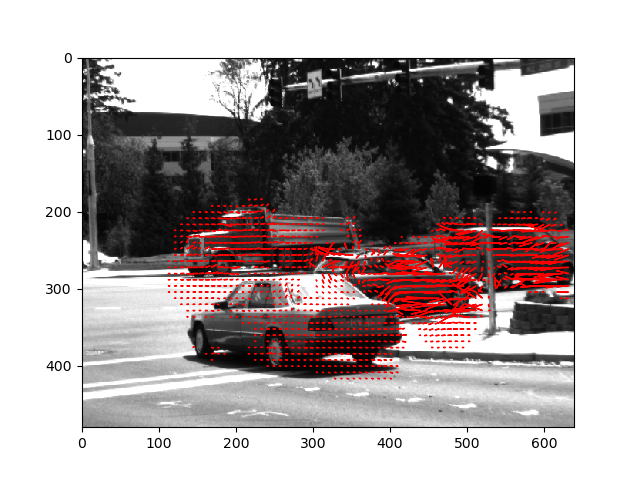

Write Python code to recreate this figure.
import numpy as np
import matplotlib.pyplot as plt
from numpy import linalg as LA
import cv2 as cv
import math
import matplotlib.cm as cm
from scipy.signal import convolve2d
from scipy.ndimage.filters import convolve as filter2
import random

def gaussian(sigma,x,y):
    ''' Gaussian Distribution function  '''
    a= 1/(np.sqrt(2*np.pi)*sigma)
    b=math.exp(-(x**2+y**2)/(2*(sigma**2)))
    c = a*b
    return a*b

def gaussian_kernel(sigma ):
    ''' Compute Gaussian Kernel '''
    G=np.zeros((5,5))
    for i in range(-2,3):
        for j in range(-2,3):
            G[i+1,j+1]=gaussian(sigma,i,j)
    return G


def Hs_Expand(image,factor):
    ''' Expand image by facor times'''
    N, M = image.shape
    newN = int(N * factor)
    newM = int(M * factor)
    #G = gaussian_kernel(0.15)
    newImage =cv.resize(image, (newM,newN), interpolation = cv.INTER_LINEAR).astype(float)
    #newImage=convolve2d(newImage,G,mode='same')
    return newImage

'''def Hs_Expand_Iterative(Img,Level,factor,sigma):
    if Level==0:#level 0 means current level i.e. no change
        return Img
    i=0
    newImage=cv.imread(Img,0)
    while(i<Level):
        newImage=Hs_Expand(newImage,factor,sigma)
        i=i+1
    return newImage'''

def Hs_extract(Image,factor):
    N, M = Image.shape
    newN = int(N/ factor)
    newM = int(M / factor)
    #G = gaussian_kernel(sigma)
    newImage =cv.resize(Image, (newM,newN), interpolation = cv.INTER_LINEAR ).astype(float)
    #newImage=convolve2d(newImage,G,mode='same')
    return newImage
#############################################################################
# Horn-Shunck Function 
def image_derivatives(img1, img2):
    # Computing Image derivatives 
    Gx = np.array([[-1, 1], [-1, 1]]) * 0.25
    Gy = np.array([[-1, -1], [1, 1]]) * 0.25
    Gt = np.ones((2, 2)) * 0.25
    fx = filter2(img1,Gx) + filter2(img2,Gx)
    fy = filter2(img1, Gy) + filter2(img2, Gy)
    ft = filter2(img1, -Gt) + filter2(img2, Gt)
    return [fx,fy, ft]


def computeHS(beforeImg, afterImg, alpha, delta,itmax,u,v):
    #removing noise
    beforeImg  = cv.GaussianBlur(beforeImg, (5, 5), 0)
    afterImg = cv.GaussianBlur(afterImg, (5, 5), 0)

    # set up initial values

    fx, fy, ft = image_derivatives(beforeImg, afterImg)
    avg_kernel = np.array([[1 / 12, 1 / 6, 1 / 12],
                            [1 / 6, 0, 1 / 6],
                            [1 / 12, 1 / 6, 1 / 12]], float)
    iter_counter = 0
    while True:
        iter_counter += 1
        u_avg = filter2(u, avg_kernel)
        v_avg = filter2(v, avg_kernel)
        p = fx * u_avg + fy * v_avg + ft
        d = 4 * alpha**2 + fx**2 + fy**2
        prev = u

        u = u_avg - fx * (p / d)
        v = v_avg - fy * (p / d)

        diff = np.linalg.norm(u - prev, 2)
        #print(iter_counter)
        if  diff < delta or iter_counter > itmax:
            print("iteration number: ", iter_counter)
            print('erreur=',diff)
            
            break
    #draw_quiver(u, v, beforeImg)
    return [u, v]
###################################################################
def Hs_pyram(beforImage,afterImage,factor,alpha,delta,Level,itmax):
    for lev in range(Level-1,-1,-1):
        
        #(local_N,local_M)=image1.shape
        #print('lev:',lev,'image shape:',image0.shape)
        if lev==(Level-1):
            image0=Hs_extract(beforImage,factor**lev)
            image1=Hs_extract(afterImage,factor**lev)
            u0 = np.zeros((image0.shape[0], image0.shape[1]))
            v0 = np.zeros((image0.shape[0], image0.shape[1]))
            print('shape of u0',u0.shape)
        print('debut lev',lev)
        u,v=computeHS(image0,image1, alpha, delta,itmax,u0,v0)
        #draw_quiver(u, v, beforeImg)
        print('fin lev',lev)
        (local_N,local_M)=image1.shape
        #if (lev !=0):
        u0=cv.resize(u, (local_M*factor,local_N*factor), interpolation = cv.INTER_LINEAR)
        v0=cv.resize(v, (local_M*factor,local_N*factor), interpolation = cv.INTER_LINEAR)
        image0=Hs_Expand(image0,factor)
        image1=Hs_Expand(image1,factor)
        #print(u.shape)
    return[u,v]
######################################################################
#plot
def get_magnitude(u, v):
    scale = 3
    sum = 0.0
    counter = 0.0

    for i in range(0, u.shape[0], 8):
        for j in range(0, u.shape[1],8):
            counter += 1
            dy = v[i,j] * scale
            dx = u[i,j] * scale
            magnitude = (dx**2 + dy**2)**0.5
            sum += magnitude

    mag_avg = sum / counter

    return mag_avg

def draw_quiver(u,v,beforeImg):
    scale = 3
    ax = plt.figure().gca()
    ax.imshow(beforeImg, cmap = 'gray')

    magnitudeAvg = get_magnitude(u, v)

    for i in range(0, u.shape[0], 8):
        for j in range(0, u.shape[1],8):
            dy = v[i,j] * scale
            dx = u[i,j] * scale
            magnitude = (dx**2 + dy**2)**0.5
            #draw only significant changes
            if magnitude > magnitudeAvg:
                ax.arrow(j,i, dx, dy, color = 'red')

    plt.draw()
    plt.show()
######################################################################

afterImg = cv.imread('image2.png', 0).astype(float)
beforeImg = cv.imread('image1.png', 0).astype(float)

#beforeImg  = cv.GaussianBlur(beforeImg, (5, 5), 0)
#afterImg = cv.GaussianBlur(afterImg, (5, 5), 0)
print('image0 shape',afterImg.shape)

u,v = Hs_pyram(beforeImg, afterImg,factor=2, alpha = 15, delta = 10**-1,Level=3,itmax=900)
draw_quiver(u, v, beforeImg)
